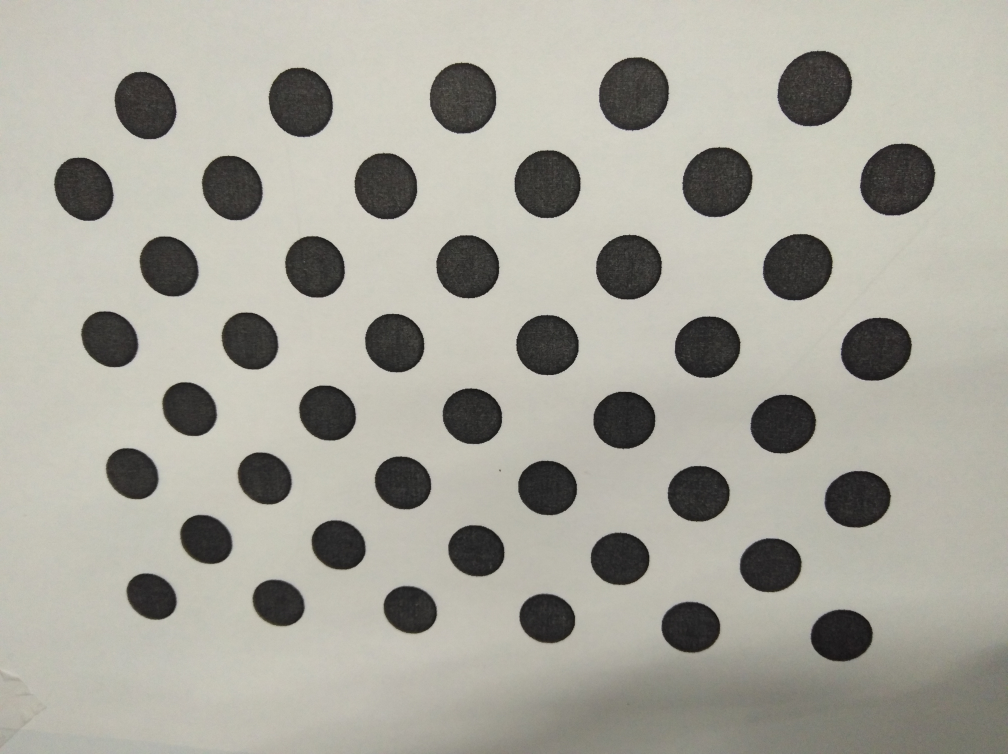
#> input picture img_circles/circle_01.jpg, 4032 x 3016 px (shown at 1/4 size); its folder holds only this picture in this run
$ jupyter execute CV_HW_4_2_Calibrate.ipynb   (shell and % lines are left out)
#> lines starting #> are read from the running program, lines starting #| are printed output that depends on the picture; long printed decimals are rounded
[cell 1]
import numpy as np
import cv2
from matplotlib import pyplot as plt
from IPython.core.pylabtools import figsize
import os


def cv2_imshow(img):
    figsize(15,15)
    return plt.imshow(cv2.cvtColor(img, cv2.COLOR_BGR2RGB))

# termination criteria
criteria = (cv2.TERM_CRITERIA_EPS + cv2.TERM_CRITERIA_MAX_ITER, 30, 0.001)

########################################Blob Detector##############################################

# Setup SimpleBlobDetector parameters.
blobParams = cv2.SimpleBlobDetector_Params()

# Change thresholds
blobParams.minThreshold = 30
blobParams.maxThreshold = 255

# Filter by Area.
blobParams.filterByArea = True
blobParams.minArea = 1364   # minArea may be adjusted to suit for your experiment
blobParams.maxArea = 150000   # maxArea may be adjusted to suit for your experiment

# Filter by Circularity
blobParams.filterByCircularity = True
blobParams.minCircularity = 0.4

# Filter by Convexity
blobParams.filterByConvexity = True
blobParams.minConvexity = 0.87

# Filter by Inertia
blobParams.filterByInertia = True
blobParams.minInertiaRatio = 0.01

# Create a detector with the parameters
blobDetector = cv2.SimpleBlobDetector_create(blobParams)

[cell 2]
objp = np.zeros((44, 3), np.float32)
for x in range(0, 11):
    for y in range(0, 4):
        objp[4*x+y] = (x*36, y*72 + (x%2)*36, 0)

[cell 3]
img_folder = "./img_circles/"
imgs = os.listdir(img_folder)

[cell 4]
objpoints = None # 3d point in real world space
imgpoints = None # 2d points in image plane.
for img in imgs:
    img = cv2.imread(img_folder + img)
#> img is the input picture: shape (3016, 4032, 3); mean B, G, R 157, 166.8, 168.5
    gray = cv2.cvtColor(img, cv2.COLOR_BGR2GRAY)
    #keypoints = blobDetector.detect(gray)
    #im_with_keypoints = cv2.drawKeypoints(img, keypoints, np.array([]), (0,255,0), cv2.DRAW_MATCHES_FLAGS_DRAW_RICH_KEYPOINTS)
    ret, corners = cv2.findCirclesGrid(gray, (4,11),
                        flags = cv2.CALIB_CB_ASYMMETRIC_GRID + cv2.CALIB_CB_CLUSTERING,
                                     blobDetector = blobDetector)   # Find the circle grid
#> ret = True; corners = 44 rows, first 8: [606.5, 2385.6], [528.9, 1894.2], [439.1, 1356.5], [335.1, 756.4], [824.6, 2157.6], [758, 1636.2], [676.2, 1065.4], [581.5, 421.8]
    #cv2_imshow(im_with_keypoints)
    #print(keypoints)
    if corners is not None and ret:
        objpoints = np.array([objp]) if objpoints is None else np.append(objpoints, [objp], axis = 0)
        imgpoints = np.array([corners]) if imgpoints is None else np.append(imgpoints, [corners], axis = 0)
    else:
        print("Skiping " + img)


print(objpoints.shape)
print(imgpoints.shape)
#| (1, 44, 1, 2)
(i1, i2, i3, i4) = imgpoints.shape;
#> i1 = 1; i2 = 44; i3 = 1; i4 = 2
imgpoints = imgpoints.reshape([i1, i2, i4])
#> imgpoints = 44 pairs, first value 335.1 to 3590, second value 353.7 to 2542
print(imgpoints.shape)
#| (1, 44, 2)

ret, mtx, dist, rvecs, tvecs = cv2.calibrateCamera(objpoints, imgpoints, gray.shape[::-1], None, None)
#> ret = 1.73; mtx = [[2825, 0, 2067.1], [0, 2797.7, 1532], [0, 0, 1]]; dist = [[0.0263, -0.108, 0.00211, -0.00186, 0.208]]; rvecs = ([-2.87, -0.00612, 0.171],); tvecs = ([-198.8, 117, 387.9],)

print(mtx)
#| [[2.82500634e+03 0.00000000e+00 2.06711399e+03]
#|  [0.00000000e+00 2.79770446e+03 1.53200438e+03]
#|  [0.00000000e+00 0.00000000e+00 1.00000000e+00]]
print(dist)
#| [[ 0.02633 -0.1079  0.002108  -0.001861  0.2078 ]]

[cell 5]
test = cv2.imread("Test_image.jpg")
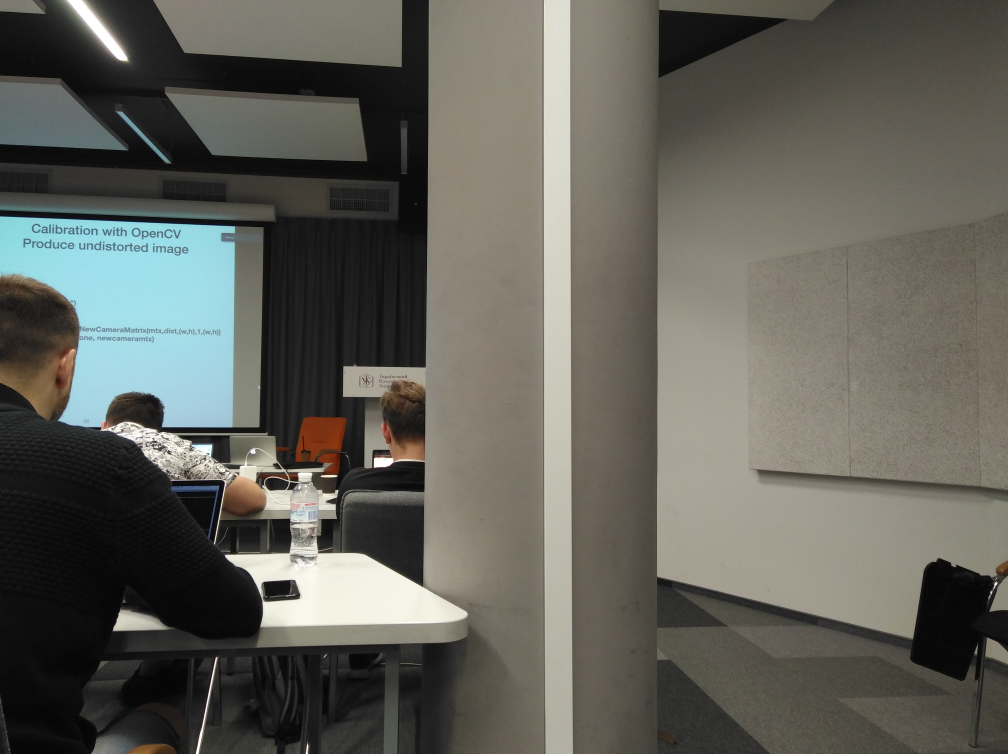
#> input picture Test_Image.jpg, 4032 x 3016 px, found by its file name (shown at 1/4 size)
#> test is the input picture: shape (3016, 4032, 3); mean B, G, R 89.7, 96.9, 97.4
cv2_imshow(test)
#> (the call stopped at in cv2_imshow, `return plt.imshow(cv2.cvtColor(img, cv2.COLOR_BGR2RGB))`: IPython is not available in this run)

[cell 6]
(h,w) = test.shape[:2]
#> h = 3016; w = 4032
newcameramtx, roi=cv2.getOptimalNewCameraMatrix(mtx,dist,(w,h),1,(w,h))
#> newcameramtx = [[2859.4, 0, 2056.3], [0, 2807.1, 1536.9], [0, 0, 1]]; roi = (66, 68, 3909, 2883)
dst = cv2.undistort(test, mtx, dist, None, newcameramtx)
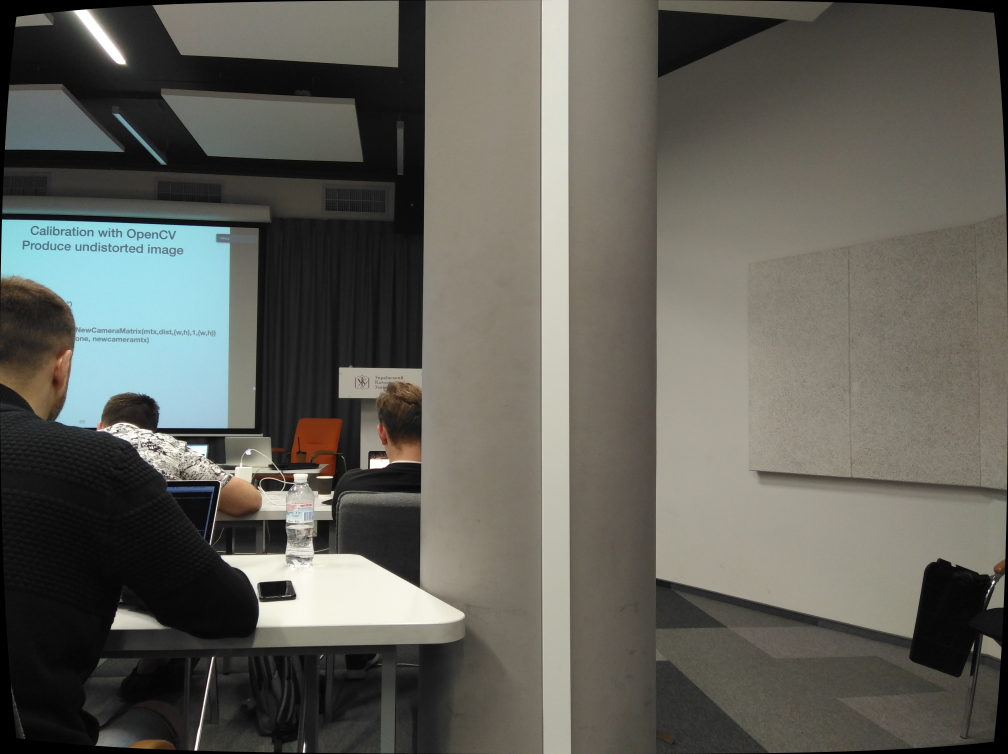
#> dst: shape (3016, 4032, 3) (shown at 1/4 size); mean B, G, R 89, 96.1, 96.7
cv2_imshow(dst)
#> (the call stopped at in cv2_imshow, `return plt.imshow(cv2.cvtColor(img, cv2.COLOR_BGR2RGB))`: IPython is not available in this run)

# We observe that image is changed only in corners. Most likely, because there was available only small amount of information for proper undistortion of these regions.

# If we choose region of interest, rescale and crop it, we receive image almost equal to the original one:

[cell 7]
(h,w) = test.shape[:2]
newcameramtx, roi=cv2.getOptimalNewCameraMatrix(mtx,dist,(w,h),1,(w,h))
dst = cv2.undistort(test, mtx, dist, None, newcameramtx)
mapx,mapy = cv2.initUndistortRectifyMap(mtx,dist,None,newcameramtx,(w,h),5)
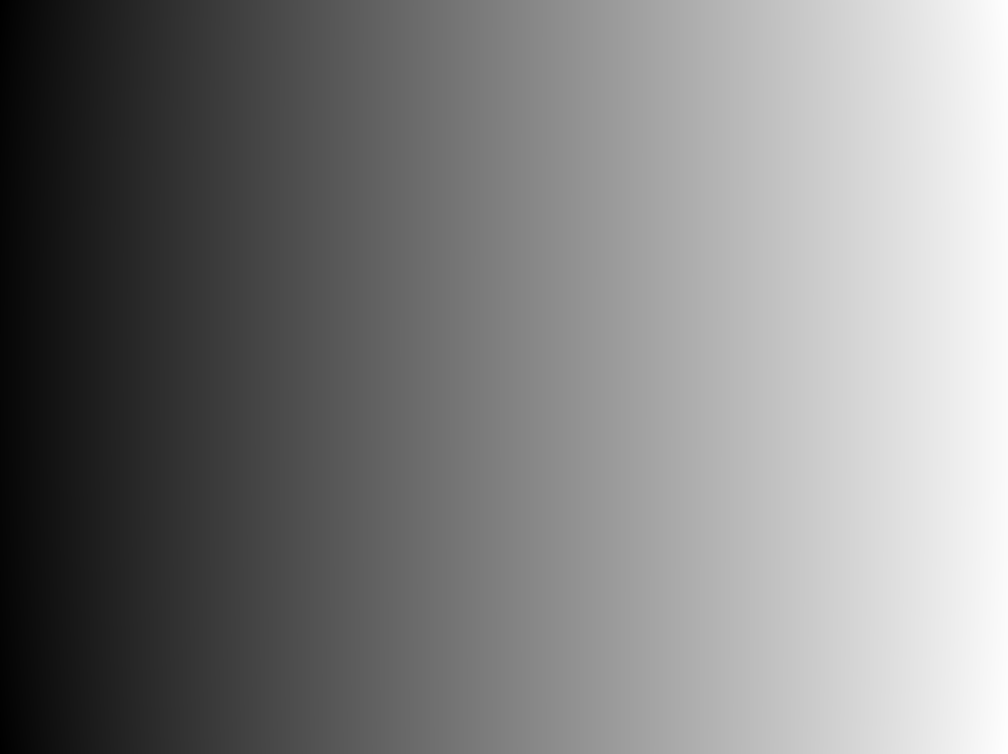
#> mapx: shape (3016, 4032) float32 (shown at 1/4 size); min -97.08, max 4107.2, mean 2022.7; drawn with min black and max white
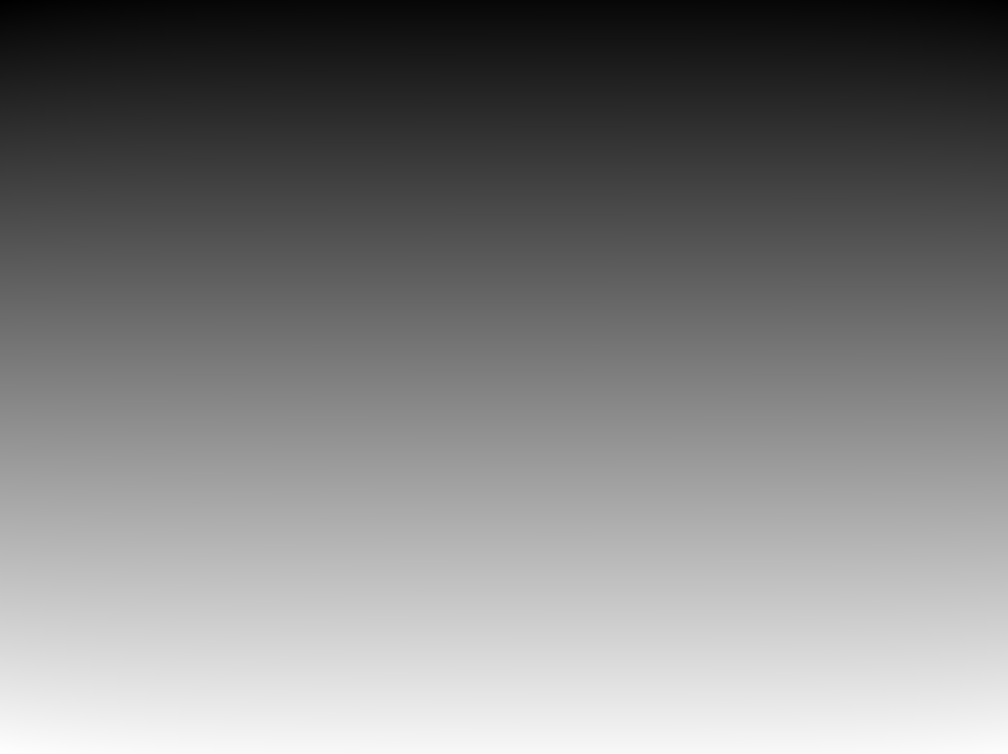
#> mapy: shape (3016, 4032) float32 (shown at 1/4 size); min -91.69, max 3101, mean 1505; drawn with min black and max white
dst = cv2.remap(test,mapx,mapy,cv2.INTER_LINEAR)

x,y,w,h = roi
#> x = 66; y = 68; w = 3909; h = 2883
dst = dst[y:y+h, x:x+w]
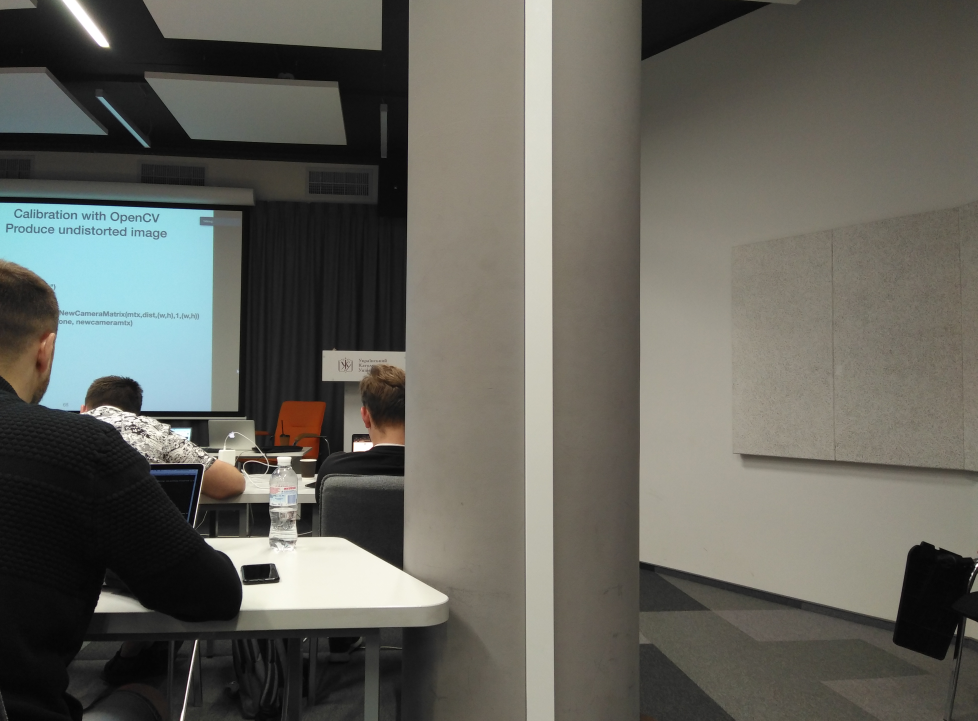
#> dst: shape (2883, 3909, 3) (shown at 1/4 size); mean B, G, R 91.4, 98.6, 99.1
dst = cv2.resize(dst, (0,0), fx=1, fy=1)
cv2_imshow(dst)
#> (the call stopped at in cv2_imshow, `return plt.imshow(cv2.cvtColor(img, cv2.COLOR_BGR2RGB))`: IPython is not available in this run)
